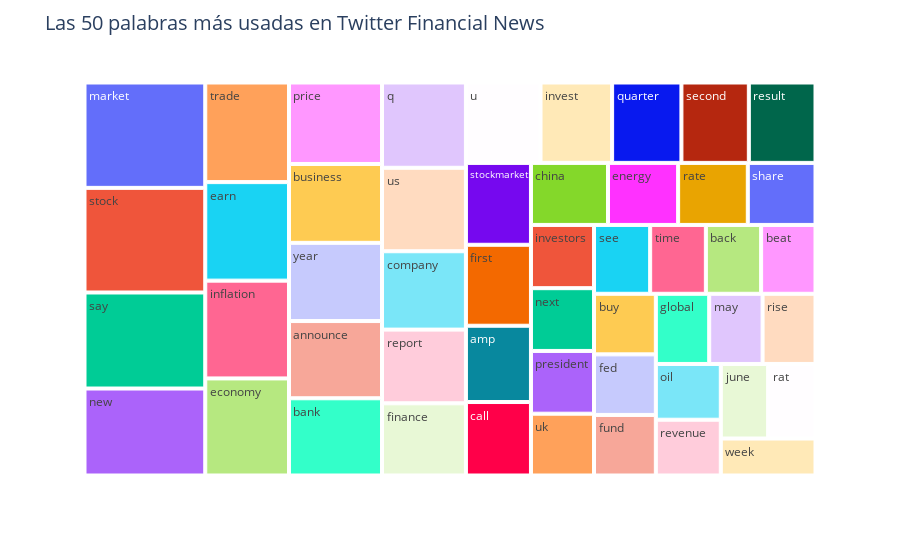

Notebook source saved alongside this figure:
### Markdown cell above
Visualization

### Code cell
#50 palabras mas comunes en todas las noticias
#Prefiero usar treemaps, me parece una gráfico más intuitivo y amigable
import plotly.express as px

finance_sample['final'] = finance_sample['text_lemmatized'].str.join(' ')

freq_words = finance_sample['final'].str.split(expand=True).stack().value_counts()
freq_words_top50 = freq_words[:50]


fig = px.treemap(freq_words_top50, path=[freq_words_top50.index], values=freq_words_top50.values)
fig.update_layout(title_text='Las 50 palabras más usadas en Twitter Financial News', title_font=dict(size=20))
fig.show()

### Figure 1 — Plotly figure (JSON) as saved in the notebook; plotly's stock layout.template omitted (floating-point values rounded to 4 significant figures)
{"data": [{"branchvalues": "total", "domain": {"x": [0, 1], "y": [0, 1]}, "hovertemplate": "labels=%{label}<br>value=%{value}<br>parent=%{parent}<br>id=%{id}<extra></extra>", "ids": ["amp", "announce", "back", "bank", "beat", "business", "buy", "call", "china", "company", "earn", "economy", "energy", "fed", "finance", "first", "fund", "global", "inflation", "invest", "investors", "june", "market", "may", "new", "next", "oil", "president", "price", "q", "quarter", "rat", "rate", "report", "result", "revenue", "rise", "say", "second", "see", "share", "stock", "stockmarket", "time", "trade", "u", "uk", "us", "week", "year"], "labels": ["amp", "announce", "back", "bank", "beat", "business", "buy", "call", "china", "company", "earn", "economy", "energy", "fed", "finance", "first", "fund", "global", "inflation", "invest", "investors", "june", "market", "may", "new", "next", "oil", "president", "price", "q", "quarter", "rat", "rate", "report", "result", "revenue", "rise", "say", "second", "see", "share", "stock", "stockmarket", "time", "trade", "u", "uk", "us", "week", "year"], "name": "", "parents": ["", "", "", "", "", "", "", "", "", "", "", "", "", "", "", "", "", "", "", "", "", "", "", "", "", "", "", "", "", "", "", "", "", "", "", "", "", "", "", "", "", "", "", "", "", "", "", "", "", ""], "type": "treemap", "values": [163, 236, 125, 236, 123, 241, 123, 157, 157, 216, 271, 267, 143, 123, 199, 173, 123, 123, 269, 189, 131, 116, 418, 123, 345, 130, 119, 130, 249, 235, 183, 116, 142, 203, 176, 119, 122, 381, 178, 127, 138, 415, 175, 126, 274, 197, 128, 230, 115, 239]}], "layout": {"legend": {"tracegroupgap": 0}, "margin": {"t": 60}, "title": {"font": {"size": 20}, "text": "Las 50 palabras más usadas en Twitter Financial News"}}}
